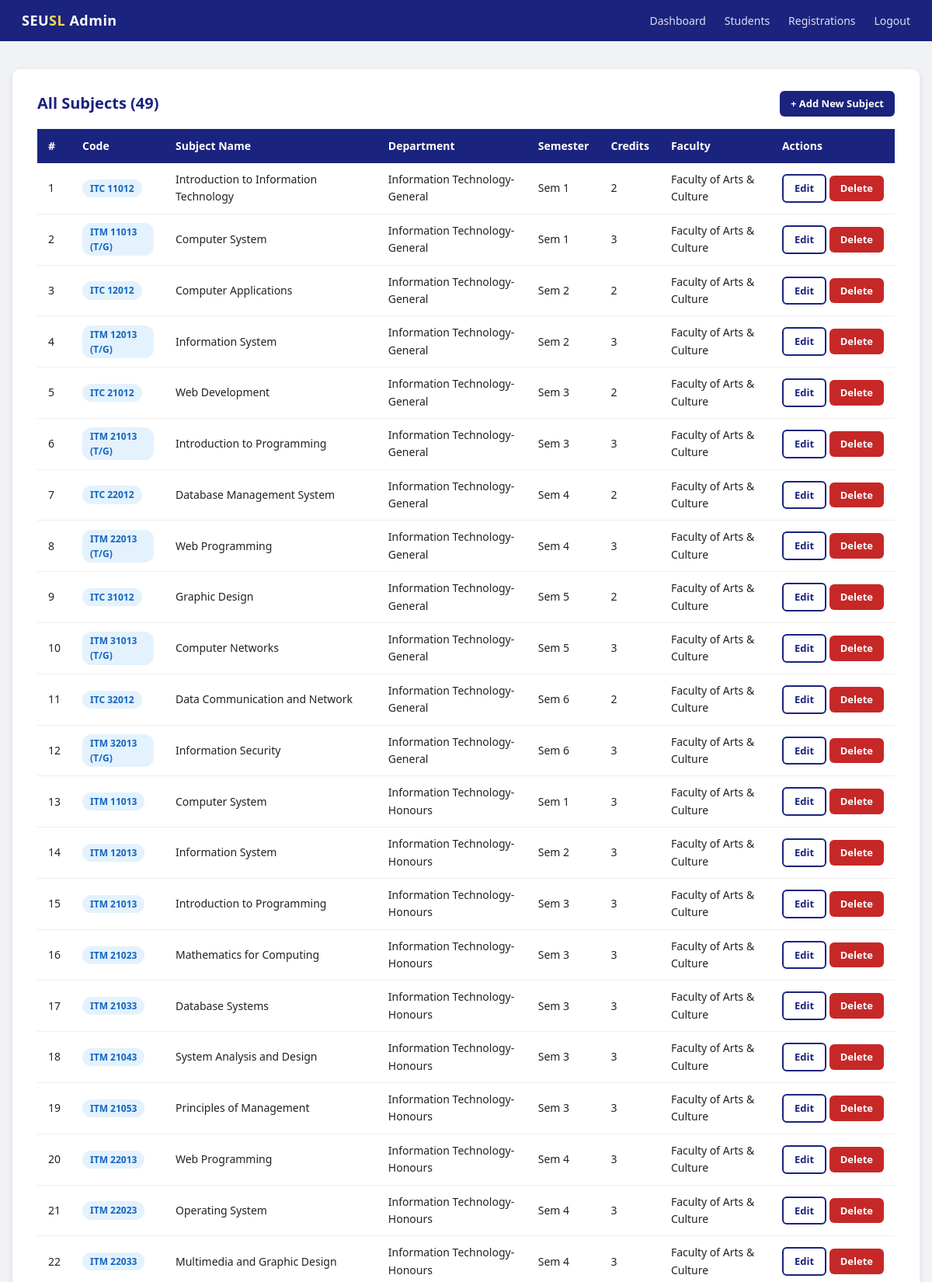
/admin/subjects.php (signed in, upper part), run on the app's committed database.
### tables this page shows
CREATE TABLE IF NOT EXISTS subjects (
    id INT AUTO_INCREMENT PRIMARY KEY,
    subject_name VARCHAR(150) NOT NULL,
    subject_code VARCHAR(20) NOT NULL UNIQUE,
    department VARCHAR(50) NOT NULL,
    faculty VARCHAR(100) NOT NULL,
    semester INT NOT NULL,
    credit INT NOT NULL,
    created_at DATETIME DEFAULT CURRENT_TIMESTAMP
);

### admin/subjects.php (the view, shortened to what this page needs)
<?php
require_once '../includes/db.php';
$action = $_GET['action'] ?? 'list';
$subjects = $conn->query("SELECT * FROM subjects ORDER BY department, semester, subject_code")->fetch_all(MYSQLI_ASSOC);
?>
<!DOCTYPE html>
<html lang="en">
<head>
<link rel="stylesheet" href="../css/style.css">
</head>
<body>
<nav class="navbar">
  <div class="brand">SEU<span>SL</span> Admin</div>
  <div class="nav-links">
    <a href="dashboard.php">Dashboard</a>
    <a href="students.php">Students</a>
    <a href="registrations.php">Registrations</a>
    <a href="logout.php">Logout</a>
  </div>
</nav>
<div class="wide-container">
  <div class="card">
    <div style="display:flex;justify-content:space-between;align-items:center;margin-bottom:16px">
      <h2 style="margin:0;border:none;padding:0">All Subjects (<?= count($subjects) ?>)</h2>
      <?php if ($action!=='add'): ?>
      <a href="?action=add" class="btn btn-primary btn-sm">+ Add New Subject</a>
      <?php endif; ?>
    </div>
    <div class="table-wrap">
      <table>
        <thead>
          <tr><th>#</th><th>Code</th><th>Subject Name</th><th>Department</th><th>Semester</th><th>Credits</th><th>Faculty</th><th>Actions</th></tr>
        </thead>
        <tbody>
          <?php foreach ($subjects as $i => $sub): ?>
          <tr>
            <td><?=$i+1?></td>
            <td><span class="badge badge-info"><?= htmlspecialchars($sub['subject_code']) ?></span></td>
            <td><?= htmlspecialchars($sub['subject_name']) ?></td>
            <td><?= htmlspecialchars($sub['department']) ?></td>
            <td>Sem <?=$sub['semester']?></td>
            <td><?=$sub['credit']?></td>
            <td><?= htmlspecialchars($sub['faculty']) ?></td>
            <td style="white-space:nowrap">
              <a href="?action=add&id=<?=$sub['id']?>" class="btn btn-outline btn-sm">Edit</a>
              <a href="?delete=<?=$sub['id']?>" class="btn btn-danger btn-sm" onclick="return confirm('Delete this subject?')">Delete</a>
            </td>
          </tr>
          <?php endforeach; ?>
        </tbody>
      </table>
    </div>
  </div>
</div>
</body>
</html>

### css/style.css (style rules this page uses)
* { box-sizing: border-box; margin: 0; padding: 0; }
body { font-family: 'Segoe UI', Arial, sans-serif; background: #f0f2f5; color: #222; font-size: 15px; line-height: 1.6; }
.navbar { background: #1a237e; color: #fff; padding: 12px 28px; display: flex; align-items: center; justify-content: space-between; }
.navbar .brand { font-size: 18px; font-weight: 700; letter-spacing: .5px; }
.navbar .brand span { color: #ffd54f; }
.navbar .nav-links a { color: #fff; text-decoration: none; margin-left: 20px; font-size: 14px; opacity: .85; transition: opacity .2s; }
.wide-container { max-width: 1200px; margin: 36px auto; padding: 0 16px; }
.card { background: #fff; border-radius: 10px; box-shadow: 0 2px 10px rgba(0, 0, 0, .08); padding: 28px 32px; margin-bottom: 24px; }
.card h2 { font-size: 20px; color: #1a237e; margin-bottom: 20px; border-bottom: 2px solid #e8eaf6; padding-bottom: 10px; }
.btn { display: inline-block; padding: 10px 22px; border: none; border-radius: 6px; font-size: 14px; font-weight: 600; cursor: pointer; text-decoration: none; transition: background .2s, transform .1s; }
.btn-primary { background: #1a237e; color: #fff; }
.btn-danger { background: #c62828; color: #fff; }
.btn-outline { background: transparent; color: #1a237e; border: 2px solid #1a237e; }
.btn-sm { padding: 6px 14px; font-size: 13px; }
.table-wrap { overflow-x: auto; }
table { width: 100%; border-collapse: collapse; font-size: 14px; }
th { background: #1a237e; color: #fff; padding: 11px 14px; text-align: left; font-weight: 600; }
td { padding: 10px 14px; border-bottom: 1px solid #eee; }
.badge { display: inline-block; padding: 2px 10px; border-radius: 12px; font-size: 12px; font-weight: 600; }
.badge-info { background: #e3f2fd; color: #1565c0; }

### data on the page
subjects: subject_code "ITC 11012", subject_name "Introduction to Information Technology", department "Information Technology-General", semester "1", credit "2", faculty "Faculty of Arts & Culture"
subjects: subject_code "ITM 11013 (T/G)", subject_name "Computer System", department "Information Technology-General", semester "1", credit "3", faculty "Faculty of Arts & Culture"
subjects: subject_code "ITC 12012", subject_name "Computer Applications", department "Information Technology-General", semester "2", credit "2", faculty "Faculty of Arts & Culture"
subjects: subject_code "ITM 12013 (T/G)", subject_name "Information System", department "Information Technology-General", semester "2", credit "3", faculty "Faculty of Arts & Culture"
subjects: subject_code "ITC 21012", subject_name "Web Development", department "Information Technology-General", semester "3", credit "2", faculty "Faculty of Arts & Culture"
subjects: subject_code "ITM 21013 (T/G)", subject_name "Introduction to Programming", department "Information Technology-General", semester "3", credit "3", faculty "Faculty of Arts & Culture"
subjects: subject_code "ITC 22012", subject_name "Database Management System", department "Information Technology-General", semester "4", credit "2", faculty "Faculty of Arts & Culture"
subjects: subject_code "ITM 22013 (T/G)", subject_name "Web Programming", department "Information Technology-General", semester "4", credit "3", faculty "Faculty of Arts & Culture"
subjects: subject_code "ITC 31012", subject_name "Graphic Design", department "Information Technology-General", semester "5", credit "2", faculty "Faculty of Arts & Culture"
subjects: subject_code "ITM 31013 (T/G)", subject_name "Computer Networks", department "Information Technology-General", semester "5", credit "3", faculty "Faculty of Arts & Culture"
subjects: subject_code "ITC 32012", subject_name "Data Communication and Network", department "Information Technology-General", semester "6", credit "2", faculty "Faculty of Arts & Culture"
subjects: subject_code "ITM 32013 (T/G)", subject_name "Information Security", department "Information Technology-General", semester "6", credit "3", faculty "Faculty of Arts & Culture"
subjects: subject_code "ITM 11013", subject_name "Computer System", department "Information Technology-Honours", semester "1", credit "3", faculty "Faculty of Arts & Culture"
subjects: subject_code "ITM 12013", subject_name "Information System", department "Information Technology-Honours", semester "2", credit "3", faculty "Faculty of Arts & Culture"
subjects: subject_code "ITM 21013", subject_name "Introduction to Programming", department "Information Technology-Honours", semester "3", credit "3", faculty "Faculty of Arts & Culture"
subjects: subject_code "ITM 21023", subject_name "Mathematics for Computing", department "Information Technology-Honours", semester "3", credit "3", faculty "Faculty of Arts & Culture"
subjects: subject_code "ITM 21033", subject_name "Database Systems", department "Information Technology-Honours", semester "3", credit "3", faculty "Faculty of Arts & Culture"
subjects: subject_code "ITM 21043", subject_name "System Analysis and Design", department "Information Technology-Honours", semester "3", credit "3", faculty "Faculty of Arts & Culture"
subjects: subject_code "ITM 21053", subject_name "Principles of Management", department "Information Technology-Honours", semester "3", credit "3", faculty "Faculty of Arts & Culture"
subjects: subject_code "ITM 22013", subject_name "Web Programming", department "Information Technology-Honours", semester "4", credit "3", faculty "Faculty of Arts & Culture"
subjects: subject_code "ITM 22023", subject_name "Operating System", department "Information Technology-Honours", semester "4", credit "3", faculty "Faculty of Arts & Culture"
subjects: subject_code "ITM 22033", subject_name "Multimedia and Graphic Design", department "Information Technology-Honours", semester "4", credit "3", faculty "Faculty of Arts & Culture"

### other printed values
count($subjects) "49"
